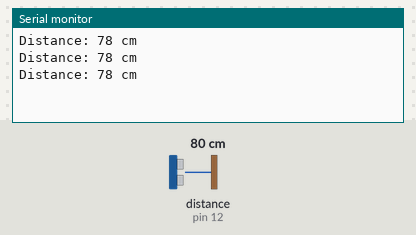
Simulated run of this sketch. Board: Arduino Uno, built with avr-gcc and run on an emulated ATmega328P. Parts: the last lines printed to the serial monitor. Wiring (inferred from the names in the program): ultrasonic range finder: trigger pin 4; echo pin 12. The inputs (shaded band) are chosen by the test bench; at power-on: distance to the obstacle (sensor on pin 12) 80 cm. The echo pulse lasts 58.3 µs per cm.

Above: at 1.3 s.
1.4 s: distance to the obstacle (sensor on pin 12) set to 2 cm
At 1.9 s:
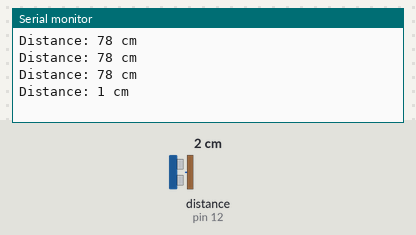
2.9 s: distance to the obstacle (sensor on pin 12) set to 4 cm
At 3.4 s:
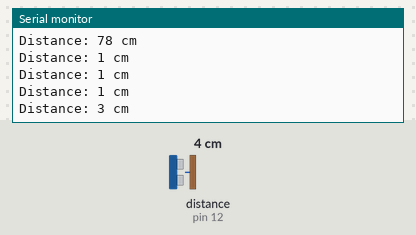
Timing chart, 0 to 5.9 s (numbered marks = the images above; inputs shaded):
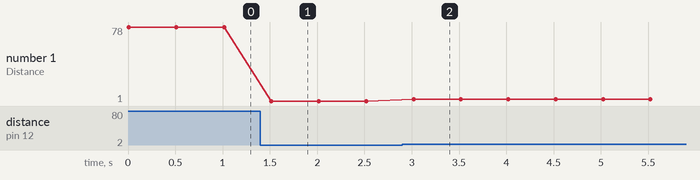

Measured:
- after the input at 1.4 s, the serial monitor: prints a new line after 0.12 s (image 1)
- after the input at 2.9 s, the serial monitor: prints a new line after 0.12 s (image 2)
- plotted number 1: 78 → 1 after the input at 1.4 s, 1 → 3 after the input at 2.9 s

The sketch:

3_1_ultrasonic.ino
```cpp
#define trigPin 4  //Ultrasonic emission pin
#define echoPin 12 //Ultrasonic receiving pin
long duration, distance; //Variable

void setup() {
  Serial.begin(9600);        //Set the baud rate to 9600
  pinMode(trigPin, OUTPUT);  //Set to output
  pinMode(echoPin, INPUT);   //Set to input
}

void loop() {
  //The ultrasonic sensor emits a signal
  digitalWrite(trigPin, HIGH);
  delayMicroseconds(10);
  digitalWrite(trigPin, LOW);
  //The ultrasonic sensor receives the returned signal, and the time from emitting the signal to receiving the signal is assigned to duration
  duration = pulseIn(echoPin, HIGH);
  //Calculate the distance in centimeters, and the speed of sound is 0.034cm/ms
  distance = duration * 0.034 / 2;
  Serial.print("Distance: ");
  Serial.print(distance);
  Serial.println(" cm");
  delay(500);
}
```
